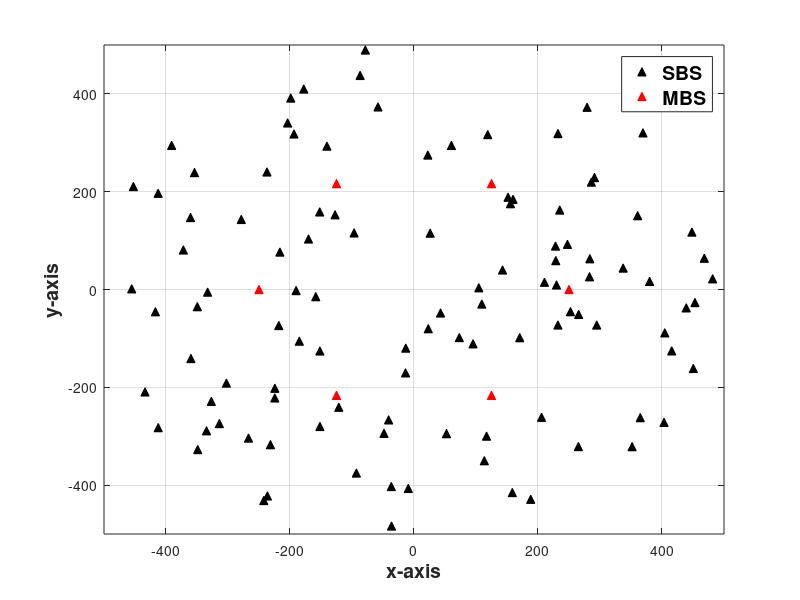

The MATLAB script that drew this image: (Note: this script raises an error after producing the figure.)
%%
diskRadius = 500;
%% Generating MBS PPP
randNumb_MBS = poissrnd(5);
theta = rand(randNumb_MBS,1)*(2*pi);
r = diskRadius*sqrt(rand(randNumb_MBS,1));
x =  r.*cos(theta);  
y =  r.*sin(theta);   
MBS_location=[x,y];

%% Generating MBS fixed
randNumb_MBS = 6;
d = 2*pi/6;
a = linspace(0,2*pi,randNumb_MBS+1)
theta = a(1:randNumb_MBS)';
r = diskRadius/2*ones(randNumb_MBS,1);
x =  r.*cos(theta);  
y =  r.*sin(theta);   
MBS_location=[x,y];
 %% Generating SBS PPP
randNumb_SBS = poissrnd(100);
theta = rand(randNumb_SBS,1)*(2*pi);
r = diskRadius*sqrt(rand(randNumb_SBS,1));
x =  r.*cos(theta);
y =  r.*sin(theta);
SBS_location=[x,y];
%%
hold on;
grid on;
box on;

plot(SBS_location(:,1), SBS_location(:,2), '^k', 'MarkerFaceColor','k');
plot(MBS_location(:,1), MBS_location(:,2), '^r', 'MarkerFaceColor','r');

% title('Example of mmWave BSs distribution','FontSize',14, 'FontWeight','bold');
xlim([-500,500]);
ylim([-500,500]);
xlabel('x-axis','FontSize',14, 'FontWeight','bold');
ylabel('y-axis','FontSize',14, 'FontWeight','bold');
legend({'SBS', 'MBS'},'FontSize',14, 'FontWeight','bold');
%%
h = open('deployment_1.fig');
set(h,'Units','Inches');
pos = get(h,'Position');
set(h,'PaperPositionMode','Auto','PaperUnits','Inches','PaperSize',[pos(3), pos(4)])
print(h,'deployment_1.pdf','-dpdf','-r0');